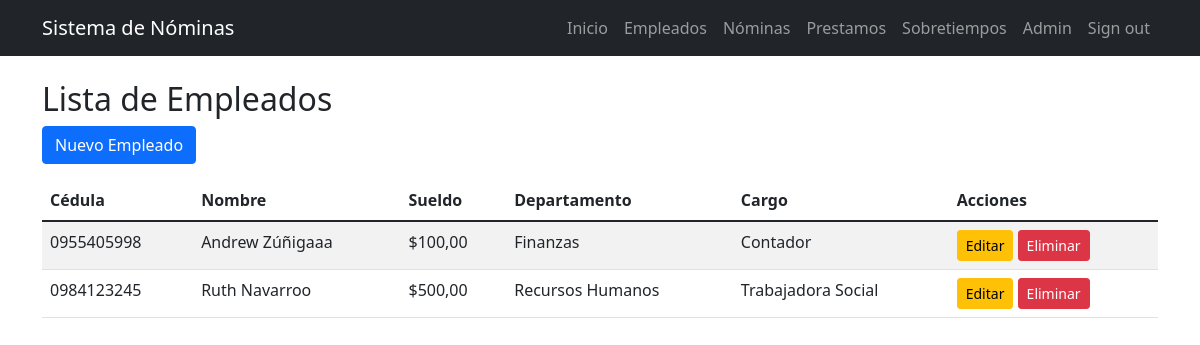
Before: /empleados/ (signed in) with the older database file.
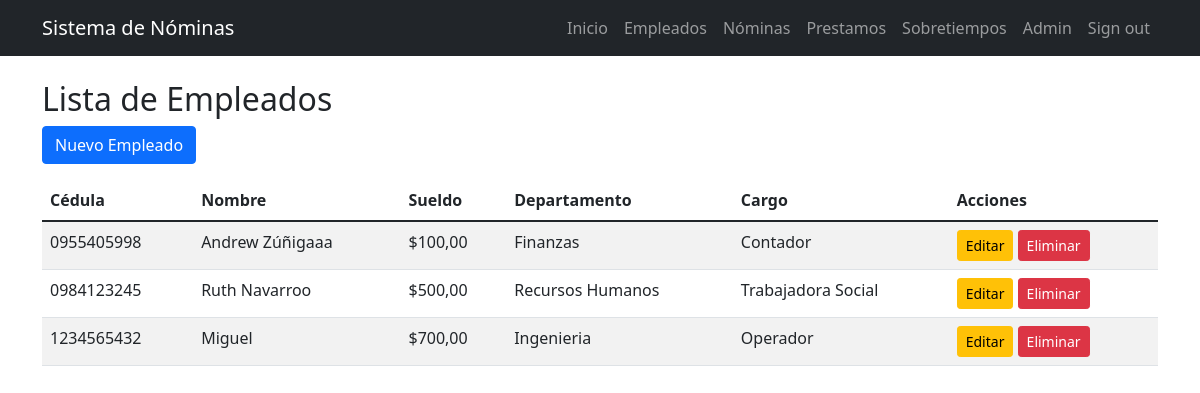
After: the same page with the newer database file.
### nomina/models.py (models this page shows, shortened)
class Empleado(models.Model):
    cedula = models.CharField(
        max_length=10,
        unique=True,
        validators=[
            RegexValidator(
                regex=r'^\d{10}$',
                message='La cédula debe tener exactamente 10 dígitos numéricos.'
            )
        ],
        help_text='Cédula ecuatoriana de 10 dígitos'
    )
    nombre = models.CharField(max_length=100)
    sueldo = models.DecimalField(max_digits=10, decimal_places=2,validators=[MinValueValidator(0, 'El sueldo no puede ser negativo.')])
    departamento = models.CharField(max_length=100)
    cargo = models.CharField(max_length=100)

### nomina/views.py (the view)
# urls.py: path('empleados/', EmpleadoListView.as_view(), name='empleado_list'),
class EmpleadoListView(LoginRequiredMixin, ListView):
    model = Empleado
    template_name = "nomina/empleado_list.html"
    context_object_name = "page_obj"
    paginate_by = 10

### nomina/templates/nomina/empleado_list.html (shortened to what this page needs)
{% extends 'nomina/base.html' %}
{% block content %}
<h2>Lista de Empleados</h2>
<a href="{% url 'nomina:empleado_create' %}" class="btn btn-primary mb-3">Nuevo Empleado</a>
<table class="table table-striped">
    <thead>
        <tr>
            <th>Cédula</th>
            <th>Nombre</th>
            <th>Sueldo</th>
            <th>Departamento</th>
            <th>Cargo</th>
            <th>Acciones</th>
        </tr>
    </thead>
    <tbody>
        {% for empleado in page_obj %}
        <tr>
            <td>{{ empleado.cedula }}</td>
            <td>{{ empleado.nombre }}</td>
            <td>${{ empleado.sueldo }}</td>
            <td>{{ empleado.departamento }}</td>
            <td>{{ empleado.cargo }}</td>
            <td>
                <a href="{% url 'nomina:empleado_update' empleado.pk %}" class="btn btn-sm btn-warning">Editar</a>
                <a href="{% url 'nomina:empleado_delete' empleado.pk %}" class="btn btn-sm btn-danger">Eliminar</a>
            </td>
        </tr>
        {% endfor %}
    </tbody>
</table>
{% endblock %}

Changed rows visible on the page:
added Empleado: cedula "1234565432", nombre "Miguel", sueldo "700,00", departamento "Ingenieria", cargo "Operador"
